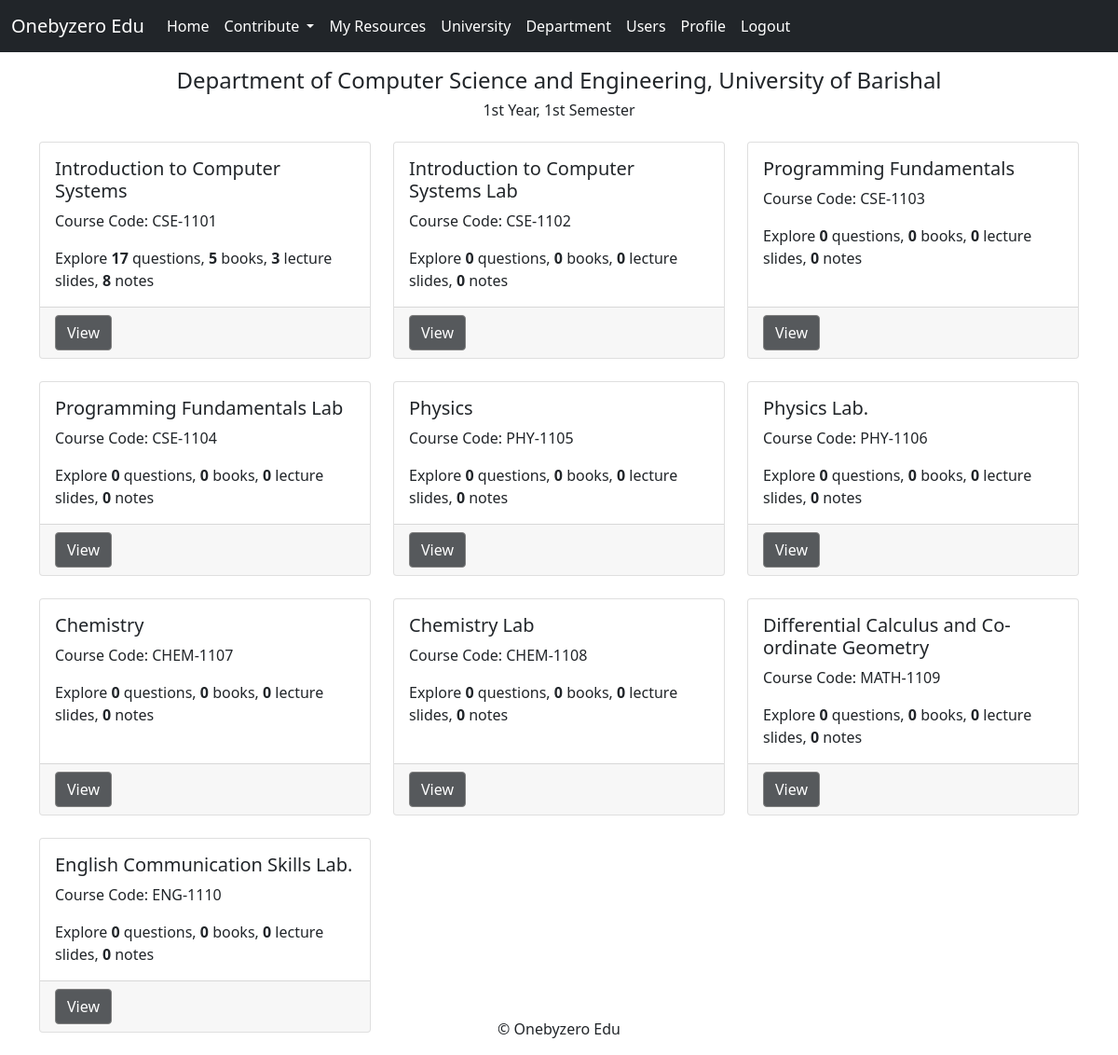
The app's page /study/my_resources/1/1/1/ (signed in) with its own data.
### study/models.py (models this page shows, shortened)
class Department(models.Model):
    name = models.CharField(max_length=100)
    university = models.ForeignKey(University, on_delete=models.CASCADE)
    ambassadors = models.ManyToManyField(User, blank=True)

class University(models.Model):
    name = models.CharField(max_length=100)

class Course(models.Model):
    title = models.CharField(max_length=100)
    code = models.CharField(max_length=10)
    credit = models.DecimalField(max_digits=4, decimal_places=2)
    department = models.ForeignKey(Department, on_delete=models.CASCADE)
    university = models.ForeignKey(University, on_delete=models.CASCADE, default=1)
    year = models.PositiveIntegerField()
    semester = models.PositiveIntegerField()
    syllabus = models.TextField(blank=True, null=True)

### study/views.py (the view)
# urls.py: path('my_resources/<int:department_id>/<int:year>/<int:semester>/', views.my_resources, name='my_resources'),
def my_resources(request, department_id, year, semester):
    department = get_object_or_404(Department, pk=department_id)
    courses = Course.objects.filter(department=department, year=year, semester=semester)
    course_data = []
    for course in courses:
        question_count = Question.objects.filter(course=course).count()
        note_count = NoteModel.objects.filter(course=course).count()
        lecture_count = LectureModel.objects.filter(course=course).count()
        book_count = BookModel.objects.filter(course=course).count()
        course_data.append({'course': course, 'question_count': question_count, 'note_count': note_count, 'lecture_count': lecture_count, 'book_count': book_count})
    context = {
        'department': department,
        'year': year,
        'semester': semester,
        'courses': courses,
        'course_data': course_data,
        'note_count': note_count,
        'lecture_count': lecture_count,
        'book_count': book_count,
    }
    return render(request, 'my_resources.html', context)

### study/templates/my_resources.html (shortened to what this page needs)
{% extends "base.html" %}
{% block content %}
    <div class="container mt-3">
        <h4 class="text-center">Department of {{ department.name }}, {{ department.university.name }}</h4>
        <h6 class="text-center">
            {% if year == 1 %}1st Year, {% elif year == 2 %}2nd Year, {% endif %}
            {% if semester == 1 %}1st Semester{% elif semester == 2 %}2nd Semester{% endif %}
        </h6>
        <div class="row mt-4">
            {% for data in course_data %}
                <div class="col-md-4 mb-4">
                    <div class="card h-100">
                        <div class="card-body">
                            <h5 class="card-title">{{ data.course.title }}</h5>
                            <p class="card-text">Course Code: {{ data.course.code }}</p>
                            <p class="card-text">Explore <b>{{ data.question_count }}</b> questions, <b>{{ data.book_count }}</b> books, <b>{{ data.lecture_count }}</b> lecture slides, <b>{{ data.note_count }}</b> notes</p>
                        </div>
                        <div class="card-footer">
                            <a href="{% url 'view_course' data.course.id %}" class="btn btn-primary btn-block view-btn">View</a>
                        </div>
                    </div>
                </div>
            {% endfor %}
        </div>
    </div>
{% endblock %}

### templates/base.html (style rules this page uses)
.view-btn { background-color: #56595C; border-color: gray; }

### records on screen
Department: name "Computer Science and Engineering", university.name "University of Barishal"
Course: course "Introduction to Computer Systems", course.code "CSE-1101", question_count "17", book_count "5", lecture_count "3", note_count "8"
Course: course "Introduction to Computer Systems Lab", course.code "CSE-1102", question_count "0", book_count "0", lecture_count "0", note_count "0"
Course: course "Programming Fundamentals", course.code "CSE-1103", question_count "0", book_count "0", lecture_count "0", note_count "0"
Course: course "Programming Fundamentals Lab", course.code "CSE-1104", question_count "0", book_count "0", lecture_count "0", note_count "0"
Course: course "Physics", course.code "PHY-1105", question_count "0", book_count "0", lecture_count "0", note_count "0"
Course: course "Physics Lab.", course.code "PHY-1106", question_count "0", book_count "0", lecture_count "0", note_count "0"
Course: course "Chemistry", course.code "CHEM-1107", question_count "0", book_count "0", lecture_count "0", note_count "0"
Course: course "Chemistry Lab", course.code "CHEM-1108", question_count "0", book_count "0", lecture_count "0", note_count "0"
Course: course "Differential Calculus and Co-ordinate Geometry", course.code "MATH-1109", question_count "0", book_count "0", lecture_count "0", note_count "0"
Course: course "English Communication Skills Lab.", course.code "ENG-1110", question_count "0", book_count "0", lecture_count "0", note_count "0"
